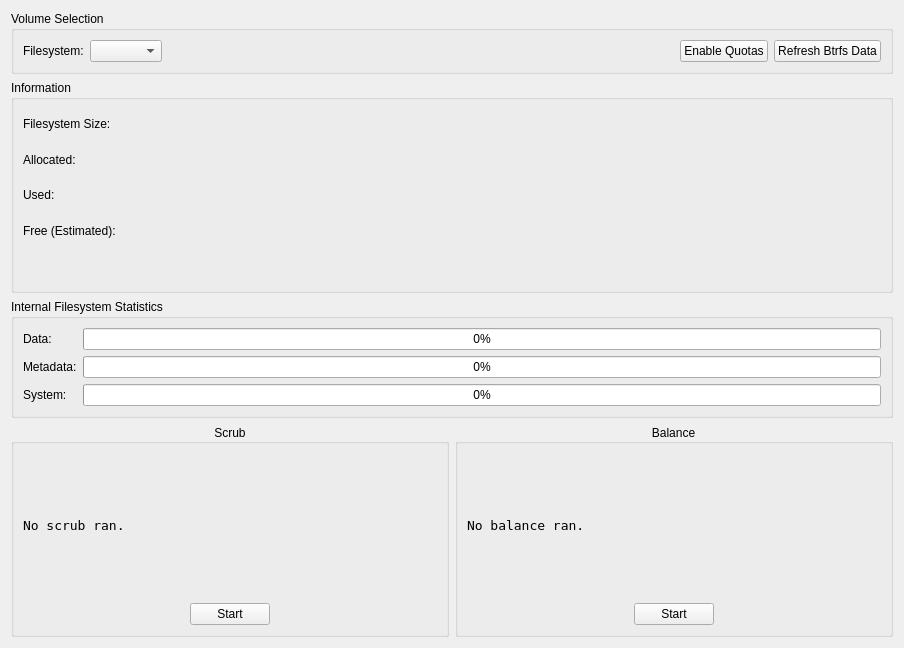
          <widget class="QWidget" name="scrollAreaWidgetContents_4">
           <property name="geometry">
            <rect>
             <x>0</x>
             <y>0</y>
             <width>904</width>
             <height>648</height>
            </rect>
           </property>
           <layout class="QGridLayout" name="gridLayout_7">
            <item row="7" column="0">
             <widget class="QGroupBox" name="groupBox_btrfsSrubOperation">
              <property name="title">
               <string>Scrub</string>
              </property>
              <property name="alignment">
               <set>Qt::AlignCenter</set>
              </property>
              <layout class="QGridLayout" name="gridLayout_9">
               <item row="1" column="2">
                <spacer name="horizontalSpacer_22">
                 <property name="orientation">
                  <enum>Qt::Horizontal</enum>
                 </property>
                 <property name="sizeHint" stdset="0">
                  <size>
                   <width>40</width>
                   <height>20</height>
                  </size>
                 </property>
                </spacer>
               </item>
               <item row="1" column="0">
                <spacer name="horizontalSpacer_20">
                 <property name="orientation">
                  <enum>Qt::Horizontal</enum>
                 </property>
                 <property name="sizeHint" stdset="0">
                  <size>
                   <width>40</width>
                   <height>20</height>
                  </size>
                 </property>
                </spacer>
               </item>
               <item row="1" column="1">
                <widget class="QPushButton" name="pushButton_btrfsScrub">
                 <property name="sizePolicy">
                  <sizepolicy hsizetype="Fixed" vsizetype="Fixed">
                   <horstretch>0</horstretch>
                   <verstretch>0</verstretch>
                  </sizepolicy>
                 </property>
                 <property name="toolTip">
                  <string>&lt;html&gt;&lt;head/&gt;&lt;body&gt;&lt;p&gt;Perform scrub on device.&lt;/p&gt;&lt;/body&gt;&lt;/html&gt;</string>
                 </property>
                 <property name="text">
                  <string>Start</string>
                 </property>
                </widget>
               </item>
               <item row="0" column="0" colspan="3">
                <widget class="QLabel" name="label_btrfsScrubStatus">
                 <property name="font">
                  <font>
                   <family>Bitstream Vera Sans Mono</family>
                   <pointsize>10</pointsize>
                   <italic>false</italic>
                   <bold>false</bold>
                  </font>
                 </property>
                 <property name="text">
                  <string>No scrub ran.</string>
                 </property>
                 <property name="alignment">
                  <set>Qt::AlignLeading|Qt::AlignLeft|Qt::AlignVCenter</set>
                 </property>
                 <property name="wordWrap">
                  <bool>true</bool>
                 </property>
                 <property name="margin">
                  <number>0</number>
                 </property>
                </widget>
               </item>
              </layout>
             </widget>
            </item>
            <item row="7" column="1">
             <widget class="QGroupBox" name="groupBox_btrfsBalanceOperation">
              <property name="sizePolicy">
               <sizepolicy hsizetype="Preferred" vsizetype="Expanding">
                <horstretch>0</horstretch>
                <verstretch>0</verstretch>
               </sizepolicy>
              </property>
              <property name="title">
               <string>Balance</string>
              </property>
              <property name="alignment">
               <set>Qt::AlignCenter</set>
              </property>
              <layout class="QGridLayout" name="gridLayout_8">
               <item row="1" column="2">
                <spacer name="horizontalSpacer_18">
                 <property name="orientation">
                  <enum>Qt::Horizontal</enum>
                 </property>
                 <property name="sizeHint" stdset="0">
                  <size>
                   <width>40</width>
                   <height>20</height>
                  </size>
                 </property>
                </spacer>
               </item>
               <item row="1" column="0">
                <spacer name="horizontalSpacer_17">
                 <property name="orientation">
                  <enum>Qt::Horizontal</enum>
                 </property>
                 <property name="sizeHint" stdset="0">
                  <size>
                   <width>40</width>
                   <height>20</height>
                  </size>
                 </property>
                </spacer>
               </item>
               <item row="1" column="1">
                <widget class="QPushButton" name="pushButton_btrfsBalance">
                 <property name="sizePolicy">
                  <sizepolicy hsizetype="Fixed" vsizetype="Fixed">
                   <horstretch>0</horstretch>
                   <verstretch>0</verstretch>
                  </sizepolicy>
                 </property>
                 <property name="toolTip">
                  <string>&lt;html&gt;&lt;head/&gt;&lt;body&gt;&lt;p&gt;Perform full balance on device.&lt;/p&gt;&lt;/body&gt;&lt;/html&gt;</string>
                 </property>
                 <property name="text">
                  <string>Start</string>
                 </property>
                </widget>
               </item>
               <item row="0" column="0" colspan="3">
                <widget class="QLabel" name="label_btrfsBalanceStatus">
                 <property name="sizePolicy">
                  <sizepolicy hsizetype="Preferred" vsizetype="Preferred">
                   <horstretch>0</horstretch>
                   <verstretch>0</verstretch>
                  </sizepolicy>
                 </property>
                 <property name="font">
                  <font>
                   <family>Bitstream Vera Sans Mono</family>
                   <pointsize>10</pointsize>
                  </font>
                 </property>
                 <property name="text">
                  <string>No balance ran.</string>
                 </property>
                 <property name="wordWrap">
                  <bool>true</bool>
                 </property>
                 <property name="margin">
                  <number>0</number>
                 </property>
                </widget>
               </item>
              </layout>
             </widget>
            </item>
            <item row="6" column="0" colspan="2">
             <widget class="QGroupBox" name="groupBox_btrfsFilesystemStats">
              <property name="sizePolicy">
               <sizepolicy hsizetype="Preferred" vsizetype="Preferred">
                <horstretch>0</horstretch>
                <verstretch>0</verstretch>
               </sizepolicy>
              </property>
              <property name="title">
               <string>Internal Filesystem Statistics</string>
              </property>
              <layout class="QGridLayout" name="gridLayout_35">
               <item row="2" column="1">
                <widget class="QProgressBar" name="progressBar_btrfssys">
                 <property name="toolTip">
                  <string>&lt;html&gt;&lt;head/&gt;&lt;body&gt;&lt;p&gt;Utilization percentage of system chunks in the allocated space.&lt;/p&gt;&lt;/body&gt;&lt;/html&gt;</string>
                 </property>
                 <property name="value">
                  <number>0</number>
                 </property>
                </widget>
               </item>
               <item row="0" column="0">
                <widget class="QLabel" name="label_btrfsdata">
                 <property name="text">
                  <string>Data:</string>
                 </property>
                </widget>
               </item>
               <item row="1" column="0">
                <widget class="QLabel" name="label_btrfsmeta">
                 <property name="text">
                  <string>Metadata:</string>
                 </property>
                </widget>
               </item>
               <item row="2" column="0">
                <widget class="QLabel" name="label_btrfssys">
                 <property name="text">
                  <string>System:</string>
                 </property>
                </widget>
               </item>
               <item row="1" column="1">
                <widget class="QProgressBar" name="progressBar_btrfsmeta">
                 <property name="toolTip">
                  <string>&lt;html&gt;&lt;head/&gt;&lt;body&gt;&lt;p&gt;Utilization percentage of metadata chunks in the allocated space.&lt;/p&gt;&lt;/body&gt;&lt;/html&gt;</string>
                 </property>
                 <property name="value">
                  <number>0</number>
                 </property>
                </widget>
               </item>
               <item row="0" column="1">
                <widget class="QProgressBar" name="progressBar_btrfsdata">
                 <property name="toolTip">
                  <string>&lt;html&gt;&lt;head/&gt;&lt;body&gt;&lt;p&gt;Utilization percentage of file data chunks in the allocated space.&lt;/p&gt;&lt;/body&gt;&lt;/html&gt;</string>
                 </property>
                 <property name="value">
                  <number>0</number>
                 </property>
                </widget>
               </item>
              </layout>
             </widget>
            </item>
            <item row="4" column="0" colspan="2">
             <widget class="QGroupBox" name="groupBox_btrfsInfo">
              <property name="sizePolicy">
               <sizepolicy hsizetype="Preferred" vsizetype="MinimumExpanding">
                <horstretch>0</horstretch>
                <verstretch>0</verstretch>
               </sizepolicy>
              </property>
              <property name="title">
               <string>Information</string>
              </property>
              <layout class="QGridLayout" name="gridLayout_22">
               <item row="2" column="0" alignment="Qt::AlignLeft">
                <widget class="QLabel" name="label_btrfsUsed">
                 <property name="text">
                  <string>Used:</string>
                 </property>
                </widget>
               </item>
               <item row="3" column="1">
                <widget class="QLabel" name="label_btrfsFreeValue">
                 <property name="text">
                  <string/>
                 </property>
                </widget>
               </item>
               <item row="2" column="1">
                <widget class="QLabel" name="label_btrfsUsedValue"/>
               </item>
               <item row="1" column="1" alignment="Qt::AlignLeft">
                <widget class="QLabel" name="label_btrfsAllocatedValue">
                 <property name="text">
                  <string/>
                 </property>
                </widget>
               </item>
               <item row="1" column="0" alignment="Qt::AlignLeft">
                <widget class="QLabel" name="label_btrfsAllocated">
                 <property name="text">
                  <string>Allocated:  </string>
                 </property>
                </widget>
               </item>
               <item row="0" column="1">
                <widget class="QLabel" name="label_btrfsSizeValue">
                 <property name="text">
                  <string/>
                 </property>
                </widget>
               </item>
               <item row="0" column="0" alignment="Qt::AlignLeft">
                <widget class="QLabel" name="label_btrfsSize">
                 <property name="text">
                  <string>Filesystem Size: </string>
                 </property>
                </widget>
               </item>
               <item row="4" column="1">
                <widget class="QLabel" name="label_btrfsMessage">
                 <property name="sizePolicy">
                  <sizepolicy hsizetype="Preferred" vsizetype="Preferred">
                   <horstretch>3</horstretch>
                   <verstretch>0</verstretch>
                  </sizepolicy>
                 </property>
                 <property name="text">
                  <string/>
                 </property>
                </widget>
               </item>
               <item row="1" column="3">
                <spacer name="horizontalSpacer_5">
                 <property name="orientation">
                  <enum>Qt::Horizontal</enum>
                 </property>
                 <property name="sizeHint" stdset="0">
                  <size>
                   <width>40</width>
                   <height>20</height>
                  </size>
                 </property>
                </spacer>
               </item>
               <item row="3" column="0" alignment="Qt::AlignLeft">
                <widget class="QLabel" name="label_btrfsFree">
                 <property name="text">
                  <string>Free (Estimated): </string>
                 </property>
                </widget>
               </item>
              </layout>
             </widget>
            </item>
            <item row="1" column="0" colspan="2">
             <widget class="QGroupBox" name="groupBox_deviceSelection">
              <property name="sizePolicy">
               <sizepolicy hsizetype="Preferred" vsizetype="Minimum">
                <horstretch>0</horstretch>
                <verstretch>0</verstretch>
               </sizepolicy>
              </property>
              <property name="title">
               <string>Volume Selection</string>
              </property>
              <layout class="QHBoxLayout" name="horizontalLayout">
               <item>
                <widget class="QLabel" name="label_btrfsDevice">
                 <property name="text">
                  <string>Filesystem:</string>
                 </property>
                </widget>
               </item>
               <item>
                <widget class="QComboBox" name="comboBox_btrfsDevice">
                 <property name="editable">
                  <bool>false</bool>
                 </property>
                 <property name="currentText">
                  <string/>
                 </property>
                 <property name="sizeAdjustPolicy">
                  <enum>QComboBox::AdjustToContents</enum>
                 </property>
                 <property name="placeholderText">
                  <string/>
                 </property>
                </widget>
               </item>
               <item>
                <spacer name="horizontalSpacer_7">
                 <property name="orientation">
                  <enum>Qt::Horizontal</enum>
                 </property>
                 <property name="sizeHint" stdset="0">
                  <size>
                   <width>40</width>
                   <height>20</height>
                  </size>
                 </property>
                </spacer>
               </item>
               <item>
                <widget class="QPushButton" name="pushButton_enableQuota">
                 <property name="text">
                  <string>Enable Quotas</string>
                 </property>
                </widget>
               </item>
               <item>
                <widget class="QPushButton" name="pushButton_btrfsRefreshData">
                 <property name="text">
                  <string>Refresh Btrfs Data</string>
                 </property>
                </widget>
               </item>
              </layout>
             </widget>
            </item>
           </layout>
          </widget>
